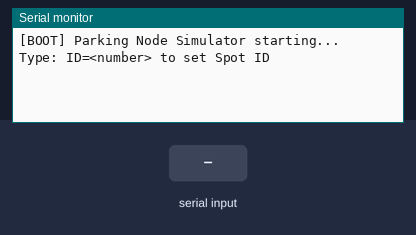
A sketch run on a simulated ESP32. On the bench: the last lines printed to the serial monitor. The inputs (shaded band) are chosen by the test bench. Random numbers use the default seed unless the sketch sets one.

Above: at 1.5 s.
1.6 s: "ID=\n" received over Serial
At 2.3 s:
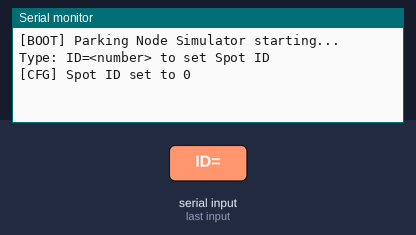
At 6.5 s:
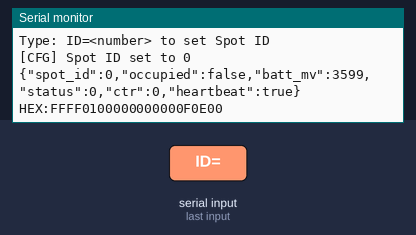

Measured:
- after the input at 1.6 s, the serial monitor: prints a new line after 0.10 s (image 1)

The sketch:

sketch.ino
```cpp
// --- ESP32 Parking Node Simulator (Wokwi) ---
// Simulates occupancy and prints BLE-like advertising payloads to Serial.

#include <Arduino.h>

// === Config you can tweak ===
static uint32_t SPOT_ID = 1001;      // default; change via Serial: ID=12345
const uint32_t COMPANY_ID = 0xFFFF;  // replace with your Company ID later
const uint8_t  PROTO_VER  = 0x01;

// Heartbeat / cadence
const unsigned long HEARTBEAT_MS = 5000; // steady-state publish
const unsigned long LOOP_MS       = 200; // sensor poll rate

// Occupancy thresholds (for mocked signals)
const int TH_MAG_ON   = 60;   // delta nT to consider "car present"
const int TH_MAG_OFF  = 25;   // back to baseline
const int TH_DIST_ON  = 120;  // ToF (mm) < this => near (car)
const int TH_DIST_OFF = 220;  // ToF (mm) > this => empty

// Debounce durations
const unsigned long CONFIRM_ON_MS  = 1500; // need stable presence
const unsigned long CONFIRM_OFF_MS = 2500; // need stable absence

enum State { FREE, PROV_OCC, OCCUPIED, PROV_FREE };
State state = FREE;

bool occupied = false;
unsigned long stateChangedAt = 0;
unsigned long lastHeartbeat  = 0;
uint8_t  counter    = 0;
uint16_t battery_mv = 3600;  // mocked battery

int mockMagDelta() {
  static unsigned long t0 = millis();
  unsigned long t = (millis() - t0) / 1000;  // seconds
  int phase = t % 70;                         // cycle pattern every 70s
  int base = (phase >= 20 && phase < 55) ? 80 : 10; // higher when "car present"
  base += random(-5, 6);                      // noise
  return max(0, base);
}

int mockToFmm() {
  int mag = mockMagDelta();
  int base = (mag > 60) ? 90 : 350;  // mm: near when occupied
  base += random(-20, 21);
  return max(50, base);
}

typedef struct __attribute__((packed)) {
  uint16_t company_id;  // 0xFFFF placeholder
  uint8_t  ver;         // protocol version
  uint32_t spot_id;
  uint8_t  status;      // bit0=occupied, bit1=fault, bit2=low_batt
  uint16_t batt_mv;
  uint8_t  ctr;
} adv_t;

void printAdv(bool occupiedFlag, bool lowBatt=false, bool fault=false, bool isHeartbeat=false) {
  adv_t p;
  p.company_id = COMPANY_ID;
  p.ver        = PROTO_VER;
  p.spot_id    = SPOT_ID;
  p.status     = (occupiedFlag ? 0x01 : 0x00) | (fault ? 0x02 : 0x00) | (lowBatt ? 0x04 : 0x00);
  p.batt_mv    = battery_mv;
  p.ctr        = counter++;

  // JSON (gateway-friendly)
  Serial.printf(
    "{\"spot_id\":%lu,\"occupied\":%s,\"batt_mv\":%u,\"status\":%u,\"ctr\":%u,\"heartbeat\":%s}\n",
    (unsigned long)p.spot_id,
    occupiedFlag ? "true" : "false",
    p.batt_mv, p.status, p.ctr,
    isHeartbeat ? "true" : "false"
  );

  // Hex payload (what would be in BLE manufacturer data)
  const uint8_t* bytes = (const uint8_t*)&p;
  Serial.print("HEX:");
  for (size_t i = 0; i < sizeof(p); i++) {
    if (bytes[i] < 16) Serial.print('0');
    Serial.print(bytes[i], HEX);
  }
  Serial.println();
}

void handleSerial() {
  if (!Serial.available()) return;
  String s = Serial.readStringUntil('\n'); s.trim();
  if (s.startsWith("ID=")) {
    String num = s.substring(3);
    SPOT_ID = (uint32_t) strtoul(num.c_str(), nullptr, 10);
    Serial.printf("[CFG] Spot ID set to %lu\n", (unsigned long)SPOT_ID);
  }
}

void setup() {
  Serial.begin(115200);
  delay(300);
  Serial.println("[BOOT] Parking Node Simulator starting...");
  Serial.println("Type: ID=<number> to set Spot ID");
  randomSeed(analogRead(0));
  stateChangedAt = millis();
  lastHeartbeat  = millis();
}

void loop() {
  handleSerial();

  int mag = mockMagDelta();
  int dmm = mockToFmm();
  unsigned long now = millis();

  switch (state) {
    case FREE:
      if (mag > TH_MAG_ON && dmm < TH_DIST_ON) {
        state = PROV_OCC; stateChangedAt = now;
      }
      break;
    case PROV_OCC:
      if (mag > TH_MAG_ON && dmm < TH_DIST_ON) {
        if (now - stateChangedAt >= CONFIRM_ON_MS) {
          state = OCCUPIED; occupied = true; printAdv(true, false, false, false);
        }
      } else { state = FREE; stateChangedAt = now; }
      break;
    case OCCUPIED:
      if (mag < TH_MAG_OFF && dmm > TH_DIST_OFF) {
        state = PROV_FREE; stateChangedAt = now;
      }
      break;
    case PROV_FREE:
      if (mag < TH_MAG_OFF && dmm > TH_DIST_OFF) {
        if (now - stateChangedAt >= CONFIRM_OFF_MS) {
          state = FREE; occupied = false; printAdv(false, false, false, false);
        }
      } else { state = OCCUPIED; stateChangedAt = now; }
      break;
  }

  // Heartbeat
  if (now - lastHeartbeat >= HEARTBEAT_MS) {
    lastHeartbeat = now;
    if (battery_mv > 3000) battery_mv -= 1;   // slow drain
    bool lowBatt = battery_mv < 3200;
    printAdv(occupied, lowBatt, false, true);
  }

  delay(LOOP_MS);
}
```
